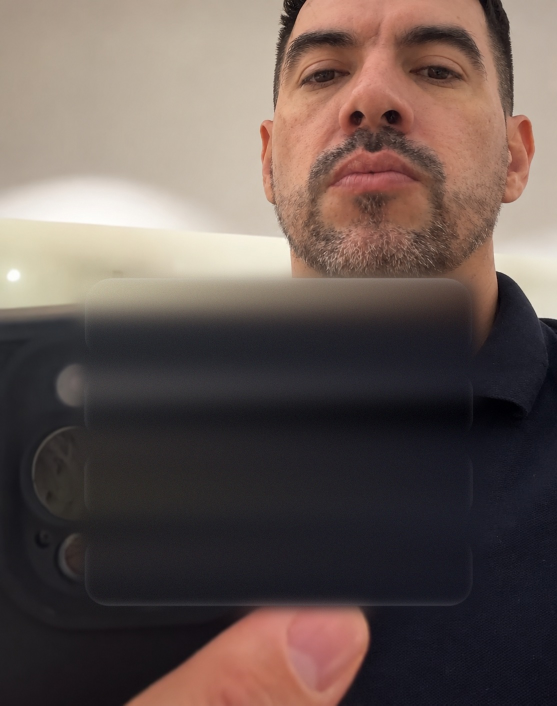
#> input picture fotos/jorge_limpio.jpg, 1114 x 1411 px (shown at 1/2 size)
$ python -i listgen.py   (imports and definitions only)
#> lines starting #> are read from the running program, lines starting #| are printed output that depends on the picture
#!/usr/bin/env python3
"""
listgen.py — Reel de «lista» estilo Instagram: fondo (foto o clip) desenfocado y oscurecido + texto blanco
redondeado con borde negro, centrado, que aparece línea por línea. Sin audio (Jorge pone la música en la app).

Uso:
  python3 listgen.py spec.json salida.mp4 [--video clip.mp4]

spec.json:
{
  "photo": "fotos/x.jpg",          # fondo (o --video)
  "blur": 12, "dark": 0.6,          # desenfoque (px) y oscurecido (0-1) del fondo
  "width": 1000,                    # ancho del bloque de texto
  "duration": 13.0,
  "blocks": [                       # cada bloque aparece en el segundo t
    {"text": "La gente jura que…", "size": 58, "t": 0.4, "gap": 44},
    {"text": "$5.000.000 Arriendo", "size": 52, "t": 2.6, "gap": 6}
  ]
}
"""
import html
import io
import json
import os
import re
import subprocess
import sys
import tempfile

from PIL import Image, ImageFilter
from playwright.sync_api import sync_playwright

sys.path.insert(0, os.path.dirname(os.path.abspath(__file__)))
from reelgen import video_frames, W, H, FPS  # noqa: E402

HERE = os.path.dirname(os.path.abspath(__file__))
FONT_DIR = os.path.join(HERE, "fonts")
EMOJI_RE = re.compile("([\U0001F1E6-\U0001F1FF\U0001F300-\U0001FAFF☀-➿⭐⬆↔-↪]+️?)")


# [5 lines left out: function font_face, not called in this run]


def mark_emoji(text):
    esc = html.escape(text)
    return EMOJI_RE.sub(r"<span class='e'>\1</span>", esc)


# [25 lines left out: function render_blocks, not called in this run]


def bg_from_photo(photo_path, blur=12, dark=0.6, zoom=1.12):
#> called with photo_path = 'fotos/jorge_limpio.jpg', blur = 12, dark = 0.6, zoom = 1.12
    photo = Image.open(photo_path).convert("RGB")
#> photo is the input picture: PIL image 1114x1411 RGB; mean R, G, B 101.6, 87.1, 82.2
    pw, ph = photo.size
#> pw = 1114; ph = 1411
    bw, bh = int(W * zoom), int(H * zoom)
    scale = max(bw / pw, bh / ph)
#> scale = 1.52
    big = photo.resize((int(pw * scale) + 1, int(ph * scale) + 1), Image.LANCZOS)
    x0, y0 = (big.width - bw) // 2, (big.height - bh) // 2
#> x0 = 244; y0 = 0
    big = big.crop((x0, y0, x0 + bw, y0 + bh)).filter(ImageFilter.GaussianBlur(blur))
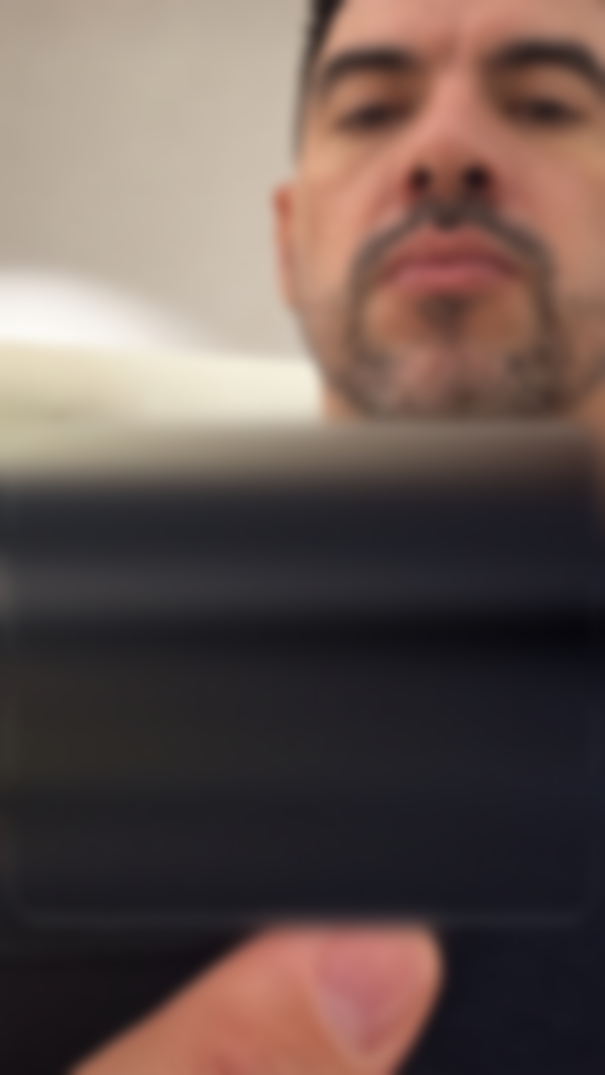
#> big: PIL image 1209x2150 RGB (shown at 1/2 size); mean R, G, B 102.9, 86, 80.6
    return Image.eval(big, lambda v: int(v * dark))
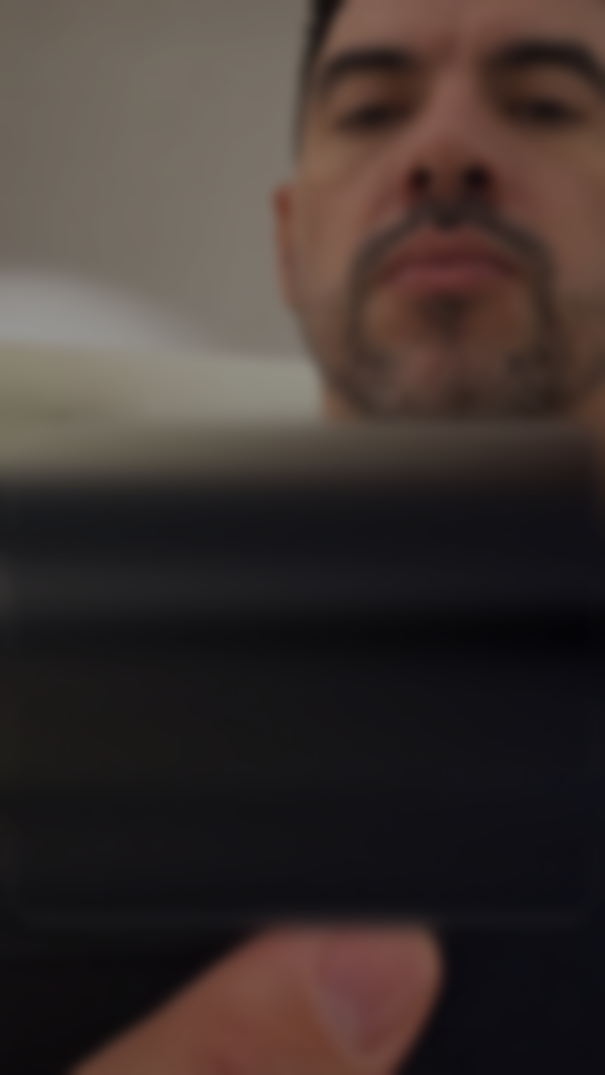
#> returned value: PIL image 1209x2150 RGB (shown at 1/2 size); mean R, G, B 61.3, 51.2, 48


# [49 lines left out: functions alpha_scaled, build, not called in this run]


# [5 lines not run here, left out]

>>> result = bg_from_photo('fotos/jorge_limpio.jpg')

$ run again, on fotos/jorge_traje_a.jpg
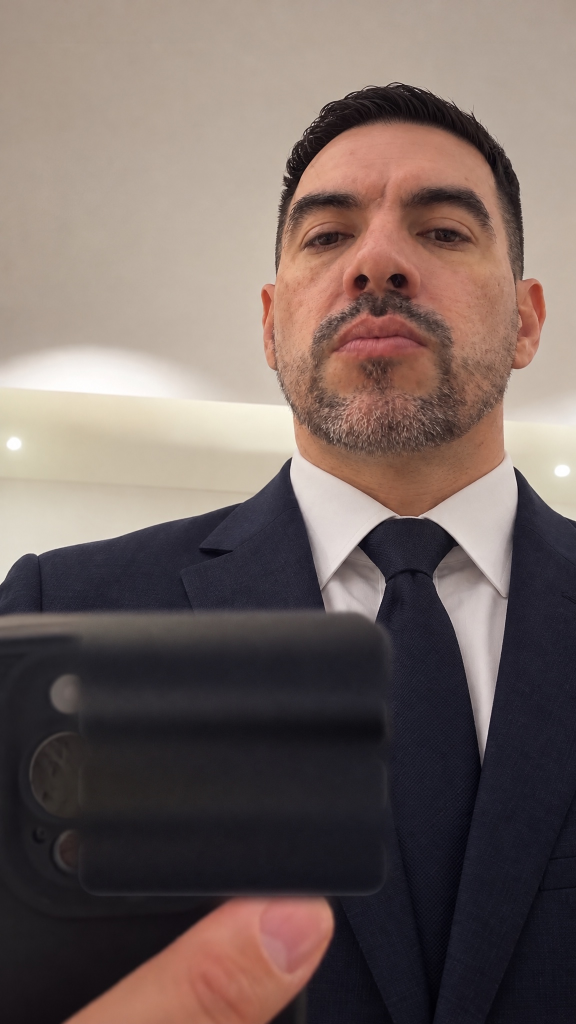
#> input picture fotos/jorge_traje_a.jpg, 1152 x 2048 px (shown at 1/2 size)
#> in bg_from_photo, photo is the input picture: PIL image 1152x2048 RGB; mean R, G, B 115.6, 100.5, 95.9
#> in bg_from_photo, `big = big.crop((x0, y0, x0 + bw, y0 + bh)).filter(ImageFilter.Gaussian..`:
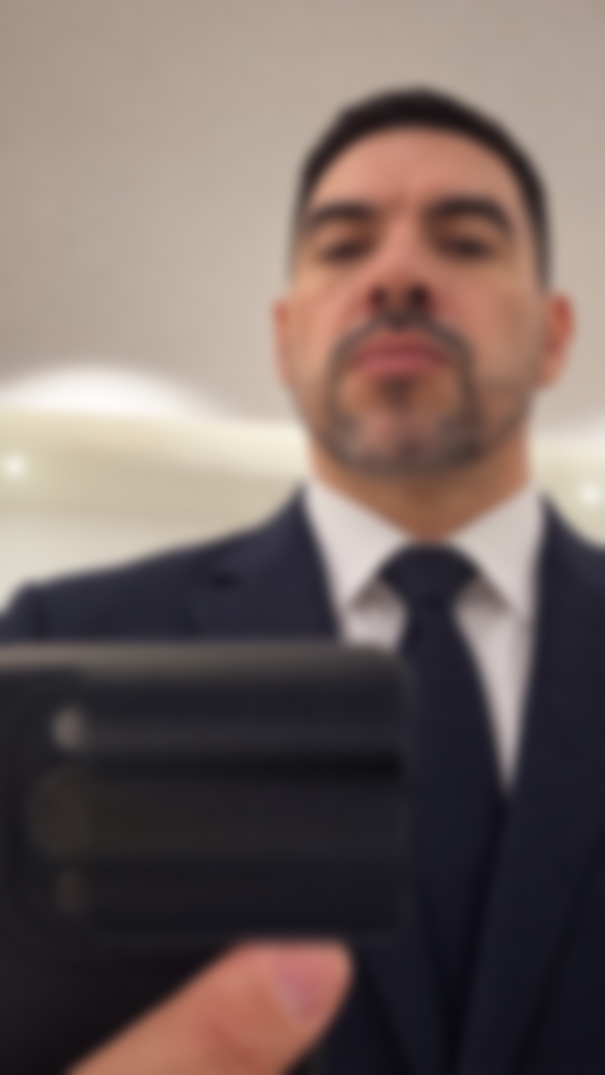
#> big: PIL image 1209x2150 RGB (shown at 1/2 size); mean R, G, B 115.6, 100.5, 96
#> in bg_from_photo, `return Image.eval(big, lambda v: int(v * dark))`:
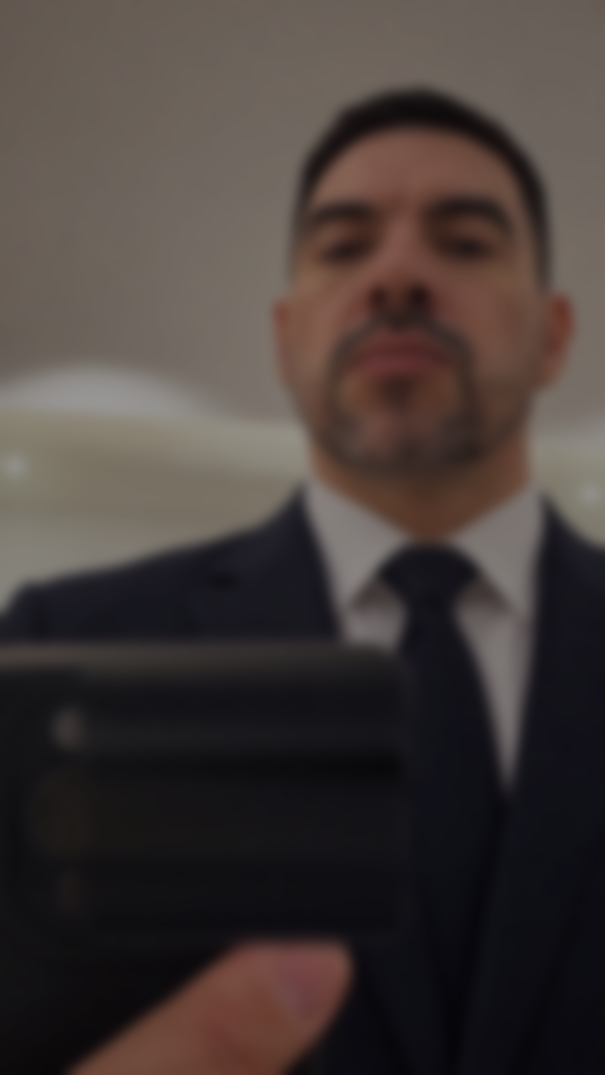
#> returned value: PIL image 1209x2150 RGB (shown at 1/2 size); mean R, G, B 68.9, 59.9, 57.2
